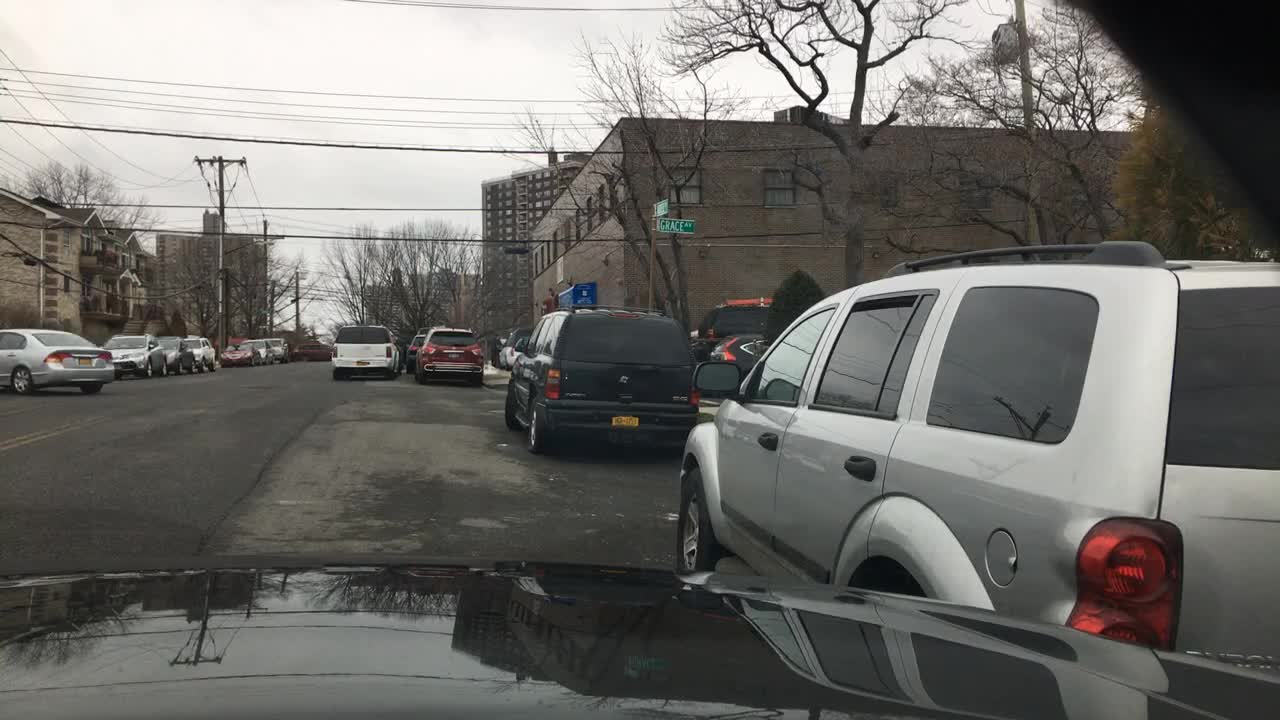
#> input picture CNN from Numpy/1 Hour Assessment/image.jpg, 1280 x 720 px
$ python question.py   (Python 2 division)
#> lines starting #> are read from the running program, lines starting #| are printed output that depends on the picture; after the words box and inside, x2 and y2 are one past the last pixel; in counts of white or black regions, pixels touching at a corner belong together
"""
Author: Sanjay Thakur
"""

from PIL import Image
import numpy as np
from numpy import asarray


def your_answer(img, filterXX):
	"""Answer here"""
	    #Minmax normalization assuming 0 min and 255 max values
    imin = np.amin(image)
#> imin = 0
    imax = np.amax(image)
#> imax = 255
    img = (img - imin)/(imax - imin)
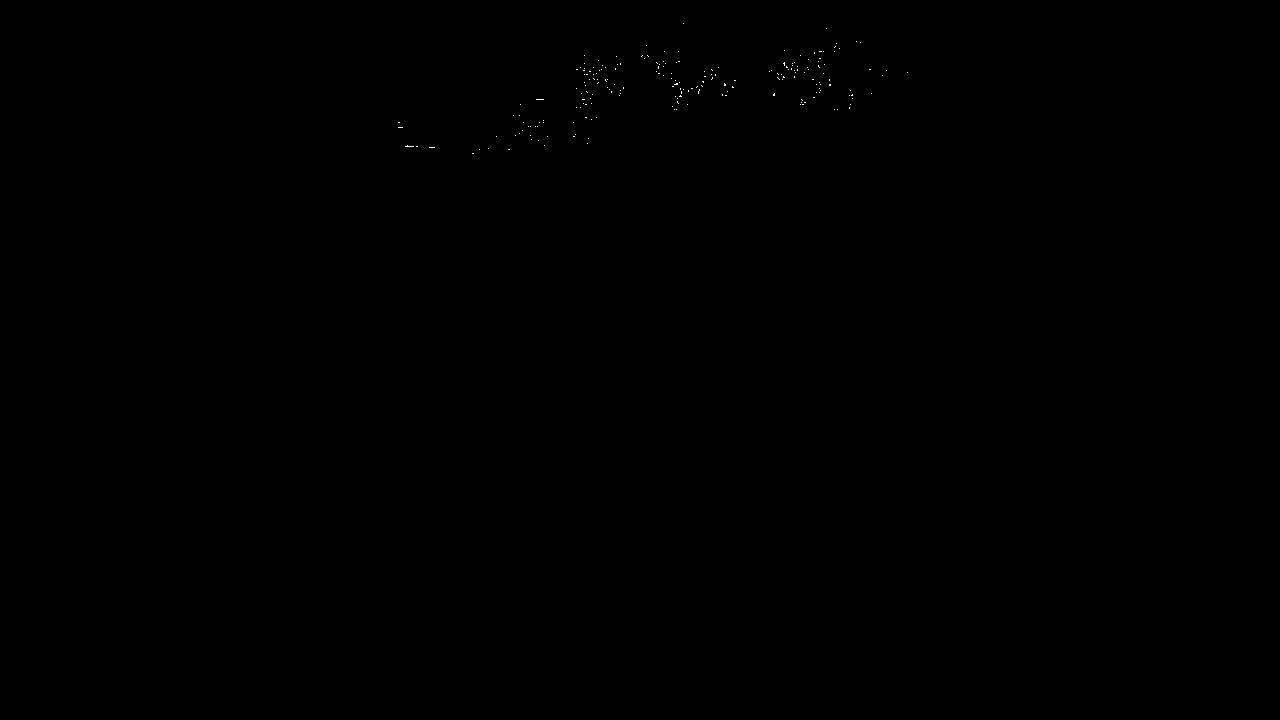
#> img: shape (720, 1280); values 0 (black) and 1 (white), 0.04% white in thin lines or dots, all inside (x1, y1, x2, y2) = (398, 23, 908, 154)


    #Convolution, assuming stride= filter size

    #Apply padding to image
    padding = 1
    img_padded = np.zeros((img.shape[0] + padding*2, img.shape[1] + padding*2)) #Create placeholder image with zero padding
    img_padded[int(padding):int(-1 * padding), int(padding):int(-1 * padding)] = image #Replace inner values with image
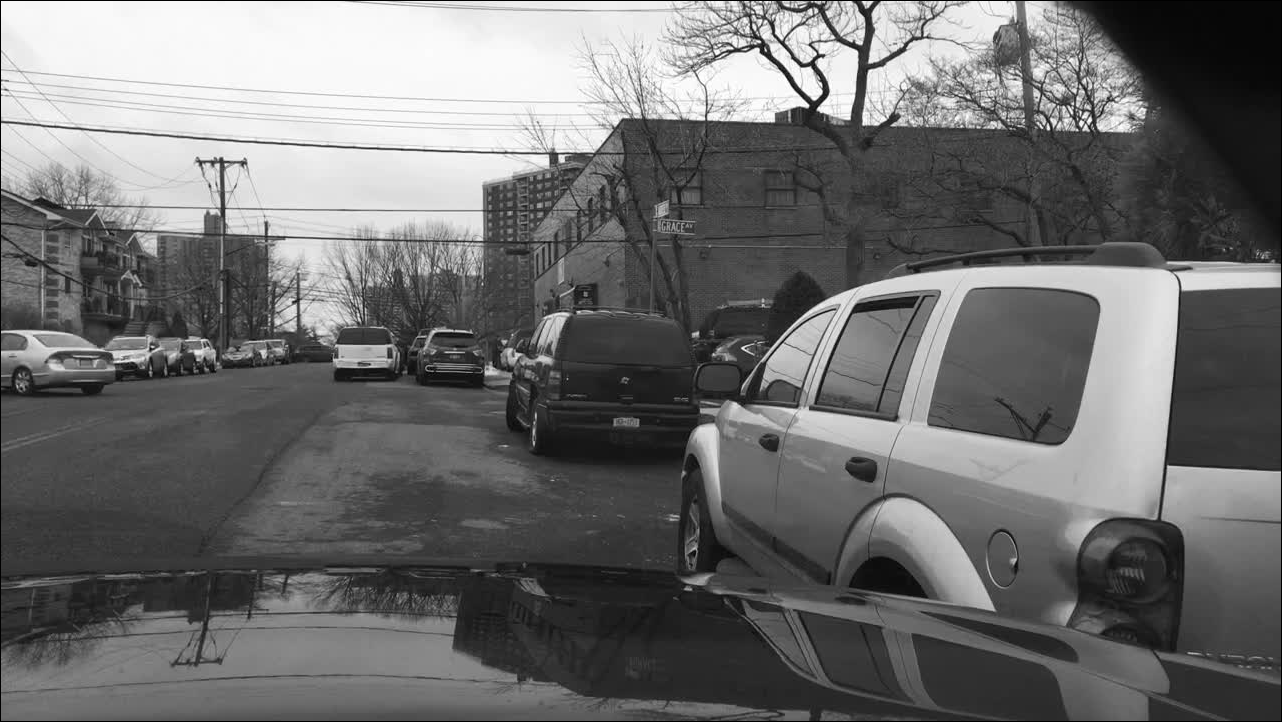
#> img_padded: shape (722, 1282) float64; min 0, max 255, mean 110.1
    #print(img_padded)

    #Convolution operation
    filter_size = filterXX.shape[0]
    stride = filter_size
    #Shape of feature maxp
#> (the run stopped early here; a loop or call above may not have finished)
